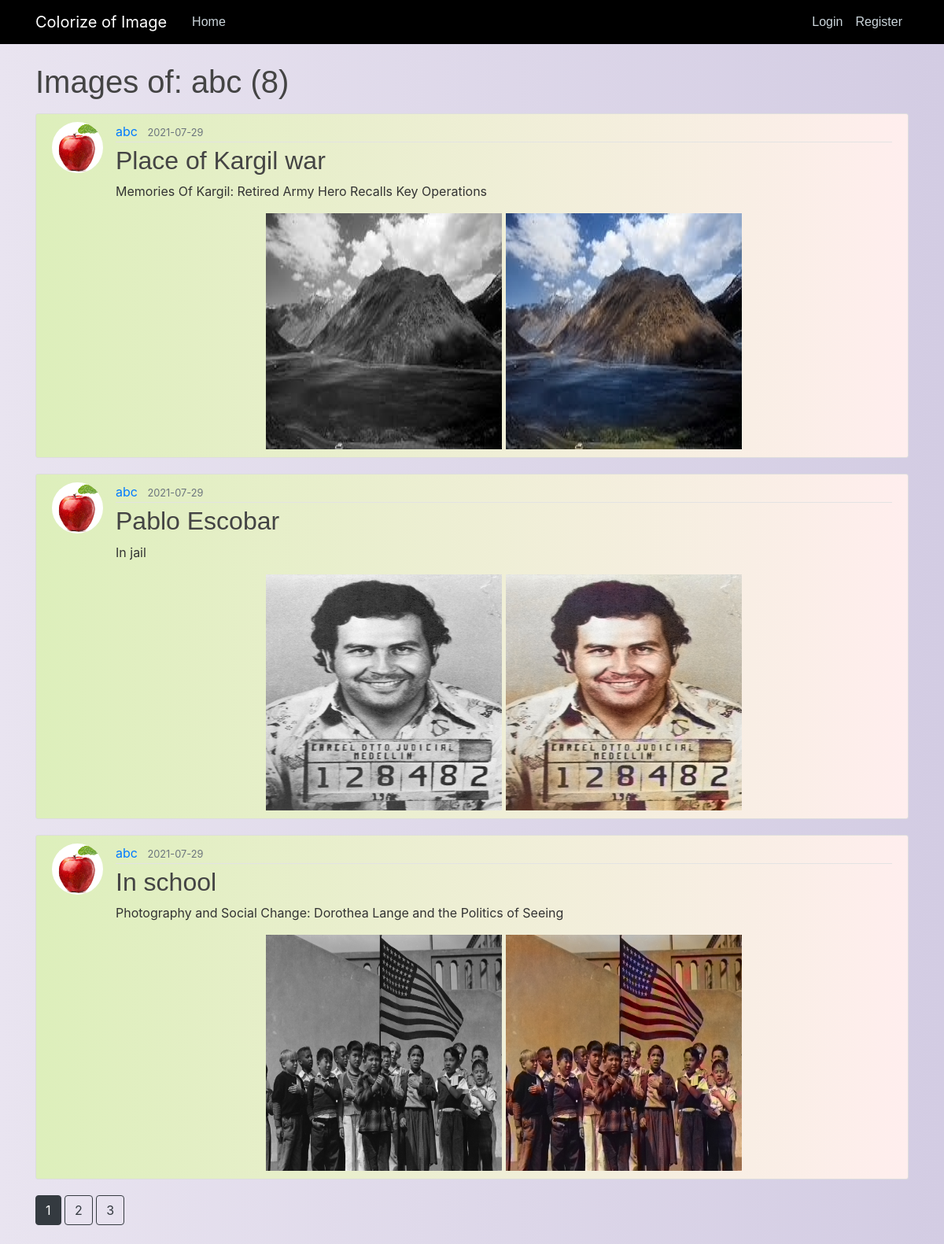
Screenshot of /user/abc with the database file from the repository.
### my_project/models.py (models this page shows, shortened)
class User(db.Model, UserMixin):
	id = db.Column(db.Integer, primary_key=True)
	username = db.Column(db.String(20), unique=True, nullable=False)
	email = db.Column(db.String(120), unique=True, nullable=False)
	image_file = db.Column(db.String(20), nullable=False, default='default.jpg')
	password = db.Column(db.String(60), nullable=False)
	posts = db.relationship('Post', backref='author', lazy=True)

class Post(db.Model):
	id = db.Column(db.Integer, primary_key=True)
	title = db.Column(db.String(100), nullable=False)
	date_posted = db.Column(db.DateTime, nullable=False, default=datetime.utcnow)
	content = db.Column(db.Text, nullable=False)
	visibility = db.Column(db.Text, default="0")
	image_file = db.Column(db.String(20), nullable=False)
	output_file = db.Column(db.String(20), nullable=False)
	user_id = db.Column(db.Integer, db.ForeignKey('user.id'), nullable=False)

### my_project/routes.py (the view)
@app.route("/user/<string:username>")
def user_post(username):
	page = request.args.get('page', 1, type=int)
	user = User.query.filter_by(username=username).first_or_404()
	if current_user.is_authenticated:
		posts = Post.query.filter_by(author=user)\
			.order_by(Post.date_posted.desc())\
			.paginate(page=page, per_page=3)
	else:
		posts = Post.query.filter_by(author=user,visibility=0)\
			.order_by(Post.date_posted.desc())\
			.paginate(page=page, per_page=3)
	return render_template('user_post.html', post=posts, user=user)

### my_project/templates/user_post.html
{% extends "layout.html" %}
{% block content %}
	<h1 class="mb-3">Images of: {{user.username}} ({{post.total}})</h1>
	{% for p in post.items %}
		<article class="media content-section">
			<img class='rounded-circle article-img' src='{{ url_for("static", filename="profile_pics/" + p.author.image_file) }}'>
	  		<div class="media-body">
			    <div class="article-metadata">
			      <a class="mr-2" href="{{url_for('user_post',username=p.author.username)}}">{{ p.author.username }}</a>
			      <small class="text-muted">{{ p.date_posted.strftime('%Y-%m-%d') }}</small>
			    </div>
			    <h2><a class="article-title" href="{{ url_for('post', post_id=p.id ) }}">{{ p.title }}</a></h2>
		    	<p class="article-content">{{ p.content }}</p>
                <center>
		    	<img class='' height="300" width="300" src='{{ url_for("static", filename="input_pics/" + p.image_file) }}'>
		    	<img class='' height="300" width="300" src='{{ url_for("static", filename="output_pics/" + p.output_file) }}'>
                </center>
		  	</div>
		</article>
	{% endfor%}
	{% for page_num in post.iter_pages(left_edge=1, right_edge=1, left_current=1, right_current=2) %}
		{% if page_num %}
			{% if post.page == page_num %}
				<a class="btn btn-dark mb-4" href="{{url_for('user_post', username=user.username, page=page_num)}}">{{ page_num }}</a>
			{% else %}
				<a class="btn btn-outline-dark mb-4" href="{{url_for('user_post', username=user.username, page=page_num)}}">{{ page_num }}</a>
			{% endif %}
		{% else %}
			...
		{% endif %}
	{% endfor %}
{% endblock content %}

### my_project/static/main.css (style rules this page uses)
body { background: #D3CCE3; background: -webkit-linear-gradient(to right, #E9E4F0, #D3CCE3); background: linear-gradient(to right, #E9E4F0, #D3CCE3); color: #333333; margin-top: 5rem; }
h1, h2, h3, h4, h5, h6 { color: #444444; font-family: 'helvetica' }
.content-section { background: #FFEEEE; background: -webkit-linear-gradient(to right, #DDEFBB, #FFEEEE); background: linear-gradient(to right, #DDEFBB, #FFEEEE); padding: 10px 20px; border: 1px solid #dddddd; border-radius: 3px; margin-bottom: 20px; }
.article-title { color: #444444; }
.article-content { white-space: pre-line; }
.article-img { height: 65px; width: 65px; margin-right: 16px; }
.article-metadata { padding-bottom: 1px; margin-bottom: 4px; border-bottom: 1px solid #e3e3e3 }

### rows the page displays
User: username "abc"
Post: image_file (picture), author.username "abc", date_posted "2021-07-29", title "Place of Kargil war", content "Memories Of Kargil: Retired Army Hero Recalls Key Operations", output_file (picture)
Post: image_file (picture), author.username "abc", date_posted "2021-07-29", title "Pablo Escobar", content "In jail", output_file (picture)
Post: image_file (picture), author.username "abc", date_posted "2021-07-29", title "In school", content "Photography and Social Change: Dorothea Lange and the Politics of Seeing", output_file (picture)

### other values shown
{{ post.total }} "8"
{{ page_num }} "1"
{{ page_num }} "2" "3"
